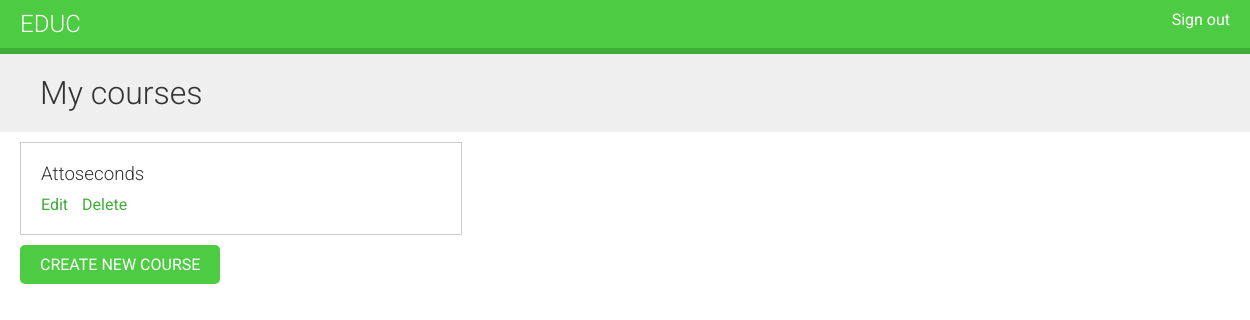
Page /course/mine/ (signed in) on the earlier database version.
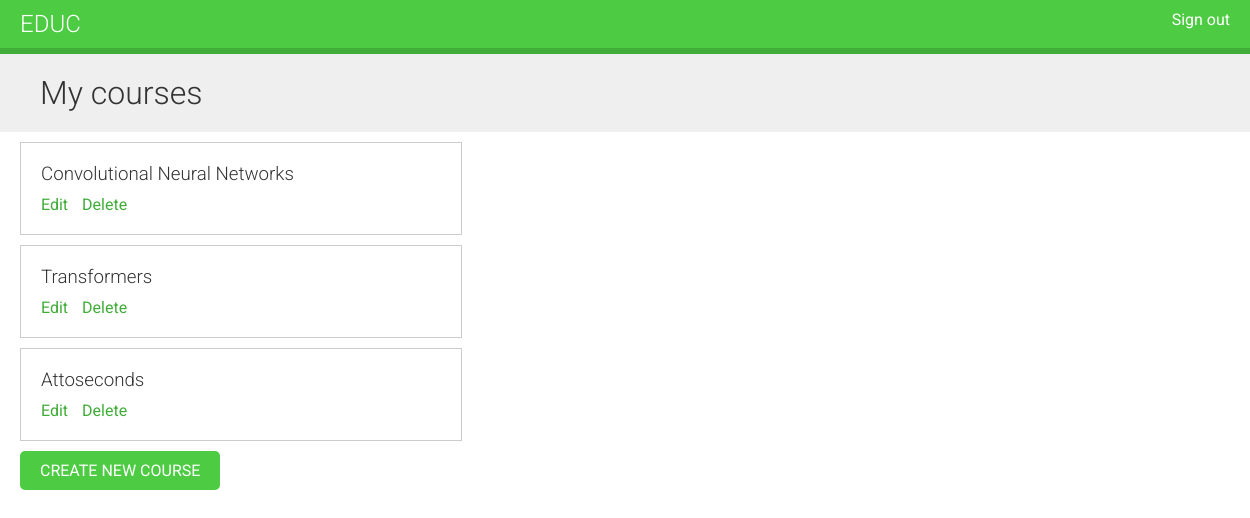
Same page on the later database version.
### courses/models.py (models this page shows, shortened)
class Course(models.Model):
    owner = models.ForeignKey(User,
                              on_delete=models.CASCADE,
                              related_name='courses_created')
    subject = models.ForeignKey(Subject,
                                related_name='courses',
                                on_delete=models.CASCADE)
    title = models.CharField(max_length=200)
    slug = models.SlugField(max_length=200, unique=True)
    overview = models.TextField()
    created = models.DateTimeField(auto_now_add=True)
    class Meta:
        ordering = ('-created',)

### courses/views.py (the view)
class ManageCourseListView(OwnerCourseMixin, ListView):
    template_name = "courses/manage/course/list.html"
    permission_required = 'courses.view_course'

### courses/views.py (called while the page is built)
    def get_queryset(self):
        qs = super().get_queryset()
        return qs.filter(owner=self.request.user)

### courses/templates/courses/manage/course/list.html (shortened to what this page needs)
{% extends "base.html" %}
{% block content %}
    <h1>My courses</h1>
    <div class="module">
        {% for course in object_list %}
            <div class="course-info">
                <h3>{{ course.title }}</h3>
                <p>
                    <a href="{% url 'courses:course_edit' course.id %}">Edit</a>
                    <a href="{% url 'courses:course_delete' course.id %}">Delete</a>
                </p>
            </div>
        {% empty %}
            <p>You haven't created any courses yet.</p>
        {% endfor %}
        <p>
            <a href="{% url 'courses:course_create' %}" class="button">Create new course</a>
        </p>
    </div>
{% endblock %}

### courses/templates/base.html (shortened to what this page needs)
{% load static %}
<!DOCTYPE html>
<html lang="en">
<head>
    <link rel="stylesheet" href="{% static 'css/base.css' %}">
</head>
<body>
    <div id="header">
        <a href="/" class="logo">Educ</a>
        <ul class="menu">
            {% if request.user.is_authenticated %}
                <li><a href="{% url 'logout' %}">Sign out</a></li>
            {% else %}
                <li><a href="{% url 'login' %}">Sign in</a></li>
            {% endif %}
        </ul>
    </div>
    <div id="content">
        {% block content %}
        {% endblock %}
    </div>
</body>
</html>

### courses/static/css/base.css (style rules this page uses)
body { margin:0; font-family:'Roboto', sans-serif; font-weight:400; color:#333; }
a { color:#3fad37; text-decoration:none; }
ul { float:left; }
h1, h2, h3, h4, h5, h6 { font-family:'Roboto', sans-serif; font-weight:300; }
h1 { background:#efefef; width:100%; overflow:auto; padding:20px 0 20px 40px; margin:0; }
.module { padding:10px 20px; float:left; width:600px; }
.module h3 { margin:20px 0 0; padding:0; width:100%; }
.module p { margin:10px 0 20px; width:100%; float:left; }
#header { background:#4dcc43; overflow:auto; padding:10px 20px; border-bottom:6px solid #3fad37; }
#header .logo { text-decoration:none; font-family:'Roboto', sans-serif; font-weight:300; text-transform:uppercase; font-size:24px; color:#fff; float:left; }
#header a { color:#fff; }
#header .menu { list-style:none; float:right; margin:0; padding:0; }
input[type=submit], a.button { border-radius:5px; background:#4dcc43; color:#fff; font-size:16px; text-transform:uppercase; border:none; padding:10px 20px; margin:20px 0; }
.course-info { border:1px solid #ccc; padding:0 20px; margin-bottom:10px; width:400px; overflow:auto; }
.course-info a { margin-right:10px; }

Differences in the rows shown:
added Course: title "Convolutional Neural Networks"
added Course: title "Transformers"
